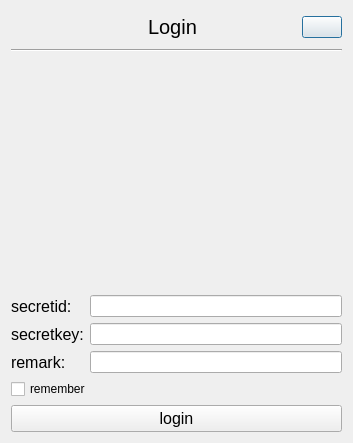
<?xml version="1.0" encoding="UTF-8"?>
<ui version="4.0">
 <class>LoginDialog</class>
 <widget class="QDialog" name="LoginDialog">
  <property name="geometry">
   <rect>
    <x>0</x>
    <y>0</y>
    <width>353</width>
    <height>443</height>
   </rect>
  </property>
  <property name="windowTitle">
   <string>Dialog</string>
  </property>
  <layout class="QGridLayout" name="gridLayout_2">
   <item row="0" column="0">
    <layout class="QGridLayout" name="gridLayout">
     <item row="4" column="0">
      <widget class="QCheckBox" name="checkBoxRemember">
       <property name="text">
        <string>remember</string>
       </property>
      </widget>
     </item>
     <item row="0" column="0" colspan="2">
      <layout class="QHBoxLayout" name="horizontalLayout">
       <item>
        <widget class="QLabel" name="labelLogo">
         <property name="minimumSize">
          <size>
           <width>32</width>
           <height>32</height>
          </size>
         </property>
         <property name="text">
          <string/>
         </property>
        </widget>
       </item>
       <item>
        <spacer name="horizontalSpacer">
         <property name="orientation">
          <enum>Qt::Horizontal</enum>
         </property>
         <property name="sizeHint" stdset="0">
          <size>
           <width>40</width>
           <height>20</height>
          </size>
         </property>
        </spacer>
       </item>
       <item>
        <widget class="QLabel" name="labelTitle">
         <property name="font">
          <font>
           <pointsize>15</pointsize>
          </font>
         </property>
         <property name="text">
          <string>Login</string>
         </property>
        </widget>
       </item>
       <item>
        <spacer name="horizontalSpacer_2">
         <property name="orientation">
          <enum>Qt::Horizontal</enum>
         </property>
         <property name="sizeHint" stdset="0">
          <size>
           <width>40</width>
           <height>20</height>
          </size>
         </property>
        </spacer>
       </item>
       <item>
        <widget class="QPushButton" name="pushButtonClose">
         <property name="text">
          <string/>
         </property>
        </widget>
       </item>
      </layout>
     </item>
     <item row="1" column="0" colspan="2">
      <widget class="Line" name="line">
       <property name="orientation">
        <enum>Qt::Horizontal</enum>
       </property>
      </widget>
     </item>
     <item row="3" column="0" colspan="2">
      <layout class="QFormLayout" name="formLayout">
       <item row="0" column="0">
        <widget class="QLabel" name="labelsecretid">
         <property name="font">
          <font>
           <pointsize>12</pointsize>
          </font>
         </property>
         <property name="text">
          <string>secretid:</string>
         </property>
        </widget>
       </item>
       <item row="0" column="1">
        <widget class="QLineEdit" name="lineEditSecretid"/>
       </item>
       <item row="1" column="0">
        <widget class="QLabel" name="labelsecretkey">
         <property name="font">
          <font>
           <pointsize>12</pointsize>
          </font>
         </property>
         <property name="text">
          <string>secretkey:</string>
         </property>
        </widget>
       </item>
       <item row="1" column="1">
        <widget class="QLineEdit" name="lineEditSecretkey"/>
       </item>
       <item row="2" column="0">
        <widget class="QLabel" name="labelRemark">
         <property name="font">
          <font>
           <pointsize>12</pointsize>
          </font>
         </property>
         <property name="text">
          <string>remark:</string>
         </property>
        </widget>
       </item>
       <item row="2" column="1">
        <widget class="QLineEdit" name="lineEditRemark"/>
       </item>
      </layout>
     </item>
     <item row="2" column="1">
      <spacer name="verticalSpacer_9">
       <property name="orientation">
        <enum>Qt::Vertical</enum>
       </property>
       <property name="sizeHint" stdset="0">
        <size>
         <width>17</width>
         <height>178</height>
        </size>
       </property>
      </spacer>
     </item>
     <item row="5" column="0" colspan="2">
      <widget class="QPushButton" name="pushButtonLogin">
       <property name="font">
        <font>
         <pointsize>12</pointsize>
        </font>
       </property>
       <property name="text">
        <string>login</string>
       </property>
      </widget>
     </item>
    </layout>
   </item>
  </layout>
 </widget>
 <resources/>
 <connections>
  <connection>
   <sender>pushButtonClose</sender>
   <signal>clicked()</signal>
   <receiver>LoginDialog</receiver>
   <slot>reject()</slot>
   <hints>
    <hint type="sourcelabel">
     <x>314</x>
     <y>28</y>
    </hint>
    <hint type="destinationlabel">
     <x>354</x>
     <y>30</y>
    </hint>
   </hints>
  </connection>
 </connections>
</ui>
